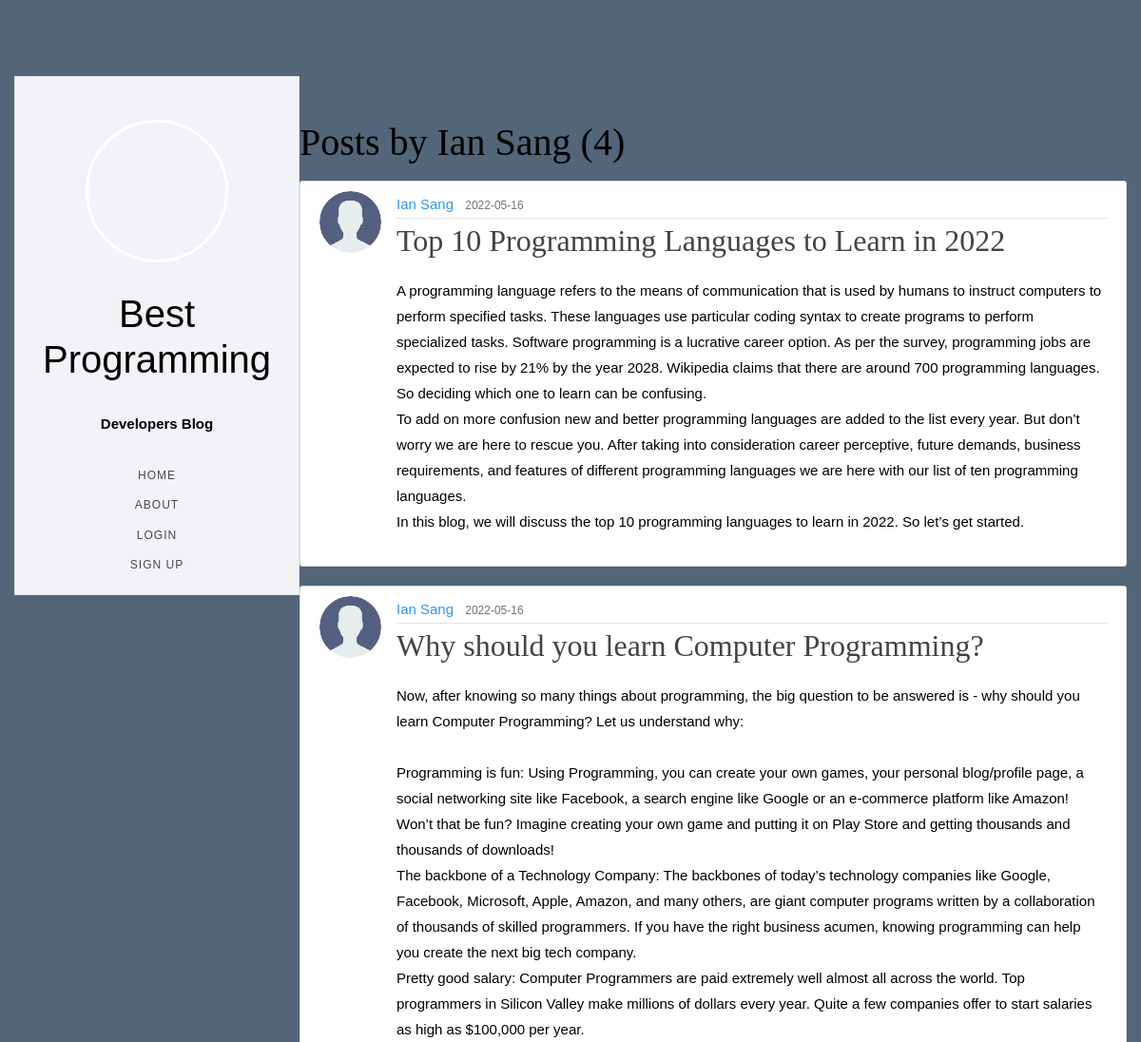
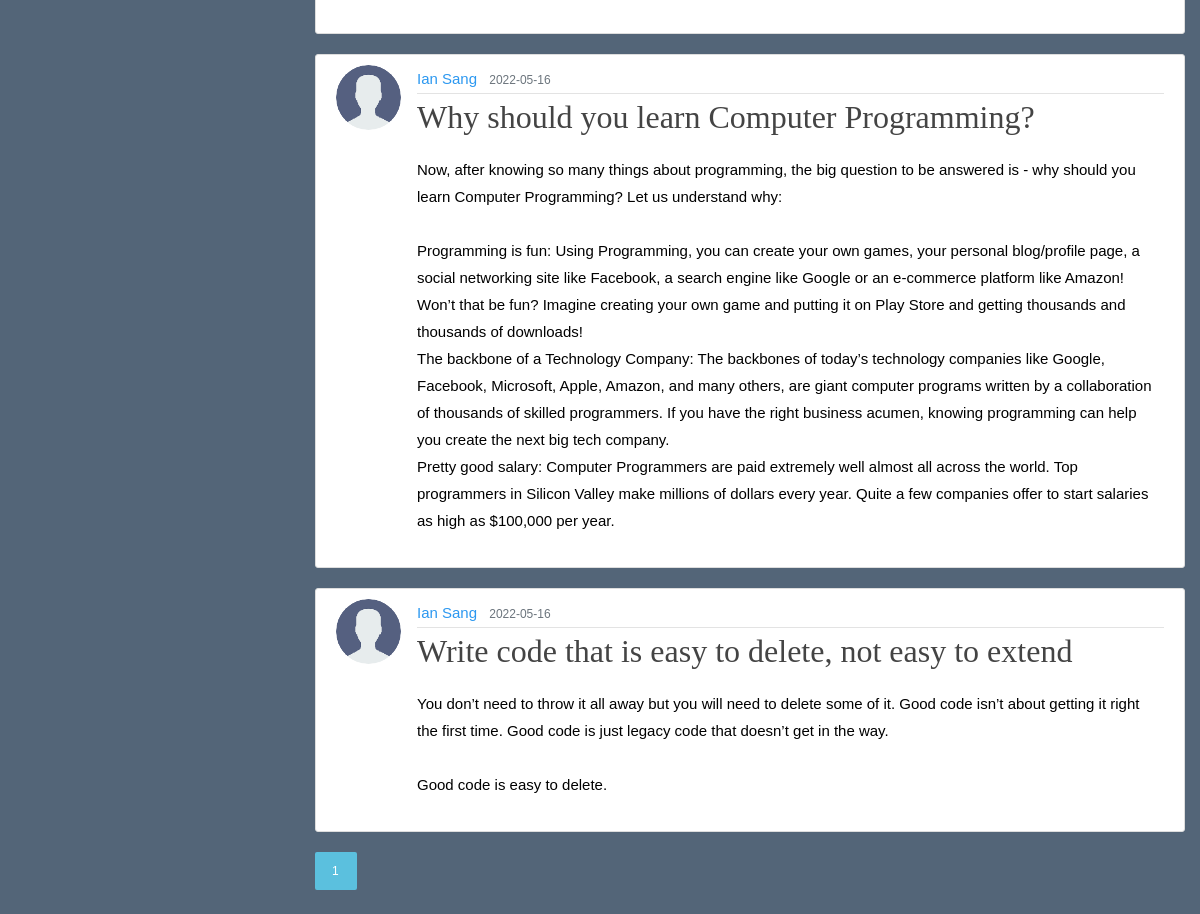
Page /user/Ian Sang on the earlier database version (2 pictures, top to bottom).
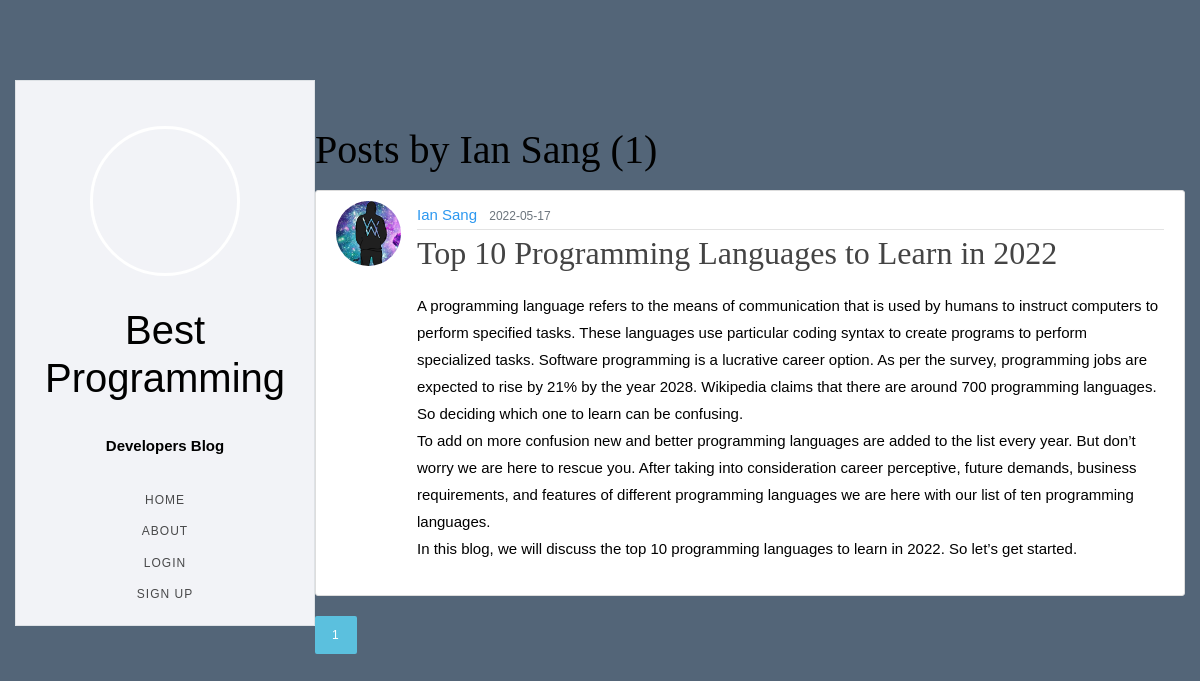
Same page on the later database version.
### app/models.py (models this page shows, shortened)
class User(db.Model, UserMixin):
    id = db.Column(db.Integer, primary_key=True)
    username = db.Column(db.String(20), unique=True, nullable=False)
    email = db.Column(db.String(120), unique=True, nullable=False)
    image_file = db.Column(db.String(20), nullable=False, default='default.png')
    password = db.Column(db.String(60), nullable=False)
    posts = db.relationship('Post', backref='author', lazy=True)

class Post(db.Model):
    id = db.Column(db.Integer, primary_key=True)
    title = db.Column(db.String(100), nullable=False)
    date_posted = db.Column(db.DateTime, nullable=False, default=datetime.utcnow)
    content = db.Column(db.Text, nullable=False)
    user_id = db.Column(db.Integer, db.ForeignKey('user.id'), nullable=False)

### app/views.py (the view)
@app.route("/user/<string:username>")
def user_posts(username):
    page = request.args.get('page', 1, type=int)
    user = User.query.filter_by(username=username).first_or_404()
    posts = Post.query.filter_by(author=user)\
        .order_by(Post.date_posted.desc())\
        .paginate(page=page, per_page=5)
    return render_template('user_post.html', posts=posts, user=user)

### app/templates/user_post.html
{% extends "base.html" %}
{% block content %}
    <h1 class="mb-3">Posts by {{ user.username }} ({{ posts.total }})</h1>
    {% for post in posts.items %}
        <article class="media content-section">
          <img class="rounded-circle article-img" src="{{ url_for('static', filename='profile_pics/' + post.author.image_file) }}">
          <div class="media-body">
            <div class="article-metadata">
              <a class="mr-2" href="{{ url_for('user_posts', username=post.author.username) }}">{{ post.author.username }}</a>
              <small class="text-muted">{{ post.date_posted.strftime('%Y-%m-%d') }}</small>
            </div>
            <h2><a class="article-title" href="{{ url_for('post', post_id=post.id) }}">{{ post.title }}</a></h2>
            <p class="article-content">{{ post.content }}</p>
          </div>
        </article>
    {% endfor %}
    {% for page_num in posts.iter_pages(left_edge=1, right_edge=1, left_current=1, right_current=2) %}
      {% if page_num %}
        {% if posts.page == page_num %}
          <a class="btn btn-info mb-4" href="{{ url_for('user_posts', username=user.username, page=page_num) }}">{{ page_num }}</a>
        {% else %}
          <a class="btn btn-outline-info mb-4" href="{{ url_for('user_posts', username=user.username, page=page_num) }}">{{ page_num }}</a>
        {% endif %}
      {% else %}
        ...
      {% endif %}
    {% endfor %}
{% endblock content %}

### app/templates/base.html (shortened to what this page needs)
<!DOCTYPE html>
<html>
<head>
    <link rel="stylesheet" href="https://maxcdn.bootstrapcdn.com/bootstrap/4.0.0/css/bootstrap.min.css"
>
    <link rel="stylesheet" type="text/css" href="{{ url_for('static', filename='styles.css') }}">
    <link rel="stylesheet" type="text/css" href="{{ url_for('static', filename='animate.css') }}">
</head>
<body>
<div id="colorlib-page mt-0">
         <div class="container-wrap">
            <aside id="colorlib-aside" role="complementary" class="border js-fullheight mt-0">
               <div class="text-center">
                  <div class="author-img">
                  </div>
                  <h1>Best Programming </h1>
                  <p><strong>Developers Blog</strong></p>
               </div>
               <nav id="colorlib-main-menu" role="navigation" class="navbar">
                  <div id="navbar" class="collapse">
                     <ul>
                        <li><a href="{{ url_for('home') }}" data-nav-section="about">HOME</h6> </a></li>
                        <li><a href="{{ url_for('about') }}" data-nav-section="skills">About</a></li>
                     </ul>
                      <ul>
                           {% if current_user.is_authenticated %}
                          <li><a href="{{ url_for('new_post') }}" data-nav-section="experience">Add Posts</a></li>
                          <li><a href="{{ url_for('account') }}" data-nav-section="experience">Account</a></li>
                          <li><a href="{{ url_for('logout') }}" data-nav-section="experience">Logout</a></li>
                          {% else %}
                           <li><a href="{{ url_for('login') }}" data-nav-section="experience">Login</a></li>
                           <li><a href="{{ url_for('register') }}" data-nav-section="experience">Sign Up</a></li>
                          {% endif %}
                      </ul>
                  </div>
               </nav>
            </aside>
   <div id="colorlib-main" class="mt-0">
     <main role="main" class="container">
      <div class="row">
        <div class="col-md-8 mt-0">
        </div>
      </div>
    </main>
               <section class="colorlib-about" data-section="about">
                  <div class="colorlib-narrow-content">
                     <div class="row">
                        <div class="col-md-12">
                           <div class="row row-bottom-padded-sm animate-box" data-animate-effect="fadeInLeft">
                              <div class="col-md-12" style="margin-bottom: -30px">
                              </div>
                           </div>
                        </div>
                     </div>
                  </div>
               </section>
                 <section class="content">
                    {% block content %}{% endblock %}
               </section>
            </div>
         </div>
</div>
</body>
</html>

### app/static/styles.css (style rules this page uses)
body { background: #536578; color: #333333; margin-top: 5rem; }
h1, h2, h3, h4, h5, h6 { color: #444444; }
.content-section { background: #ffffff; padding: 10px 20px; border: 1px solid #dddddd; border-radius: 3px; margin-bottom: 20px; }
.article-title { color: #444444; }
.article-content { white-space: pre-line; }
.article-img { height: 65px; width: 65px; margin-right: 16px; }
.article-metadata { padding-bottom: 1px; margin-bottom: 4px; border-bottom: 1px solid #e3e3e3 }
body { font-family: "Quicksand", Arial, sans-serif; font-weight: 400; font-size: 15px; line-height: 1.8; color: rgba(0, 0, 0, 0.7); }
a { color: #2c98f0; -webkit-transition: 0.5s; -o-transition: 0.5s; transition: 0.5s; }
p { margin-bottom: 1.5em; color: black; font-family: 'Montserrat', sans-serif; }
h1, h4, h5, h6 { color: #000; font-family: "Playfair Display", Georgia, serif; font-weight: 400; margin: 0 0 30px 0; }
h2 { color: #000; font-family: "Playfair Display", Georgia, serif; font-weight: 200; margin: 0 0 20px 0; }
#colorlib-aside { padding-top: 3em; padding-bottom: 1px; float:left; width: 300px; position: fixed; z-index: 1001; background-color: #f2f3f7; -webkit-transition: 0.5s; -o-transition: 0.5s; transition: 0.5s; }
#colorlib-aside .author-img { width: 150px; height: 150px; margin: 0 auto; margin-bottom: 30px; -webkit-border-radius: 50%; -moz-border-radius: 50%; -ms-border-radius: 50%; border-radius: 50%; border: 3px solid white; }
#colorlib-aside h1 { color: #000; font-family: 'Raleway', sans-serif; }
#colorlib-aside #colorlib-main-menu { display: block; width: 100%; }
#colorlib-aside #colorlib-main-menu .collapse { display: block !important; }
#colorlib-aside #colorlib-main-menu ul { text-align: center; margin: 0; padding: 0; }
#colorlib-aside #colorlib-main-menu ul li { margin: 0 0 10px 0; padding: 0; list-style: none; font-size: 12px; font-weight: 500; text-transform: uppercase; letter-spacing: 1px; }
#colorlib-aside #colorlib-main-menu ul li a { color: rgba(0, 0, 0, 0.7); text-decoration: none; position: relative; padding: 10px 0; font-family: "Quicksand", Arial, sans-serif; -webkit-transition: 0.3s; -o-transition: 0.3s; transition: 0.3s; }
#colorlib-aside #colorlib-main-menu ul li a:after { content: ""; position: absolute; height: 1px; bottom: 7px; left: 0; right: 0; background-color: #2c98f0; visibility: hidden; -webkit-transform: scaleX(0); -moz-transform: scaleX(0); -ms-transform: scaleX(0); -o-transform: scaleX(0); transform: scaleX(0); -webkit-transition: all 0.3s cubic-bezier(0.175, 0.885, 0.32, 1.275); -moz-transition: all 0.3s cubic-bezier(0.175, 0.885, 0.32, 1.275); -ms-transition: all 0.3s cubic-bezier(0.175, 0.885, 0.32, 1.275); -o-transition: all 0.3s cubic-bezier(0.175, 0.885, 0.32, 1.275); transition: all 0.3s cubic-bezier(0.175, 0.885, 0.32, 1.275); }
.container-wrap { max-width: 1170px; margin: 0 auto; }
#colorlib-main { width: calc(100% - 300px); float: right; -webkit-transition: 0.5s; -o-transition: 0.5s; transition: 0.5s; }
.colorlib-narrow-content { padding: 0 4.5em; }
.colorlib-experience, .colorlib-skills, .colorlib-education, .colorlib-blog, .colorlib-work, .colorlib-about, .colorlib-installation, .colorlib-services, .colorlib-footer, .colorlib-contact { padding-top: 2em; padding-bottom: 0em; clear: both; width: 100%; display: block; }
.author-img { background-size: cover; background-position: center center; background-repeat: no-repeat; position: relative; }
.btn { margin-right: 4px; margin-bottom: 4px; font-family: "Quicksand", Arial, sans-serif; font-size: 12px; font-weight: 400; text-transform: uppercase; letter-spacing: 1px; -webkit-border-radius: 2px; -moz-border-radius: 2px; -ms-border-radius: 2px; border-radius: 2px; -webkit-transition: 0.5s; -o-transition: 0.5s; transition: 0.5s; padding: 8px 15px !important; }
.btn-info { background: #5bc0de; color: #fff; border: 2px solid #5bc0de; }
.row-bottom-padded-sm { padding-bottom: 1em; }

Differences in the rows shown:
removed Post: image_file (picture), author.username "Ian Sang", date_posted "2022-05-16", title "Top 10 Programming Languages to Learn in 2022", content "A programming language refers to the means of communication that is used by humans to instruct computers to perform specified tasks. These languages use particular coding syntax to create programs to perform specialized tasks. Software programming is a lucrative career option. As per the survey, programming jobs are expected to rise by 21% by the year 2028. Wikipedia claims that there are around 700 programming languages. So deciding which one to learn can be confusing. To add on more confusion new and better programming languages are added to the list every year. But don’t worry we are here to rescue you. After taking into consideration career perceptive, future demands, business…"
removed Post: image_file (picture), author.username "Ian Sang", date_posted "2022-05-16", title "Why should you learn Computer Programming?", content "Now, after knowing so many things about programming, the big question to be answered is - why should you learn Computer Programming? Let us understand why: Programming is fun: Using Programming, you can create your own games, your personal blog/profile page, a social networking site like Facebook, a search engine like Google or an e-commerce platform like Amazon! Won’t that be fun? Imagine creating your own game and putting it on Play Store and getting thousands and thousands of downloads! The backbone of a Technology Company: The backbones of today’s technology companies like Google, Facebook, Microsoft, Apple, Amazon, and many others, are giant computer programs written by a collaboration…"
removed Post: image_file (picture), author.username "Ian Sang", date_posted "2022-05-16", title "Why should you learn Computer Programming?", content "Now, after knowing so many things about programming, the big question to be answered is - why should you learn Computer Programming? Let us understand why: Programming is fun: Using Programming, you can create your own games, your personal blog/profile page, a social networking site like Facebook, a search engine like Google or an e-commerce platform like Amazon! Won’t that be fun? Imagine creating your own game and putting it on Play Store and getting thousands and thousands of downloads! The backbone of a Technology Company: The backbones of today’s technology companies like Google, Facebook, Microsoft, Apple, Amazon, and many others, are giant computer programs written by a collaboration…"
removed Post: image_file (picture), author.username "Ian Sang", date_posted "2022-05-16", title "Write code that is easy to delete, not easy to extend", content "You don’t need to throw it all away but you will need to delete some of it. Good code isn’t about getting it right the first time. Good code is just legacy code that doesn’t get in the way. Good code is easy to delete."
now on this page (row edited): Post: image_file (picture), author.username "Ian Sang", date_posted "2022-05-17", title "Top 10 Programming Languages to Learn in 2022", content "A programming language refers to the means of communication that is used by humans to instruct computers to perform specified tasks. These languages use particular coding syntax to create programs to perform specialized tasks. Software programming is a lucrative career option. As per the survey, programming jobs are expected to rise by 21% by the year 2028. Wikipedia claims that there are around 700 programming languages. So deciding which one to learn can be confusing. To add on more confusion new and better programming languages are added to the list every year. But don’t worry we are here to rescue you. After taking into consideration career perceptive, future demands, business…"
Other differences:
{{ posts.total }}: "4" → "1"
